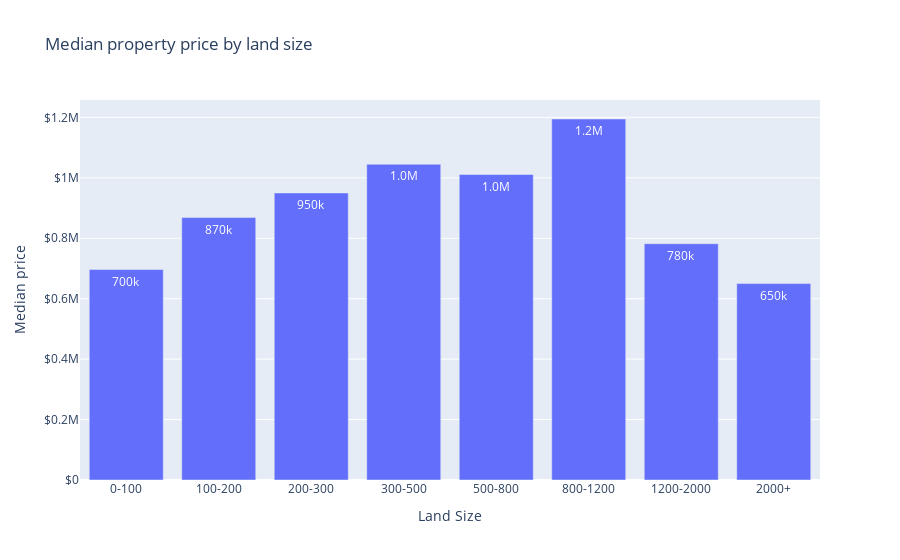

Write notebook code for a chart like this one.
### Code cell
fig = px.bar(
    priceByLandSize,
    x="Landsize_bin",
    y="median_price",
    title="Median property price by land size",
    text_auto=".2s"
)

fig.update_layout(
    xaxis_title = "Land Size",
    yaxis_title = "Median price",
    yaxis_tickprefix = "$"
)

fig.show()

### Figure 1 — Plotly figure (JSON) as saved in the notebook; plotly's stock layout.template omitted (floating-point values rounded to 4 significant figures)
{"data": [{"hovertemplate": "Landsize_bin=%{x}<br>median_price=%{y}<extra></extra>", "legendgroup": "", "marker": {"color": "#636efa", "pattern": {"shape": ""}}, "name": "", "orientation": "v", "showlegend": false, "textposition": "auto", "texttemplate": "%{y:.2s}", "type": "bar", "x": ["0-100", "100-200", "200-300", "300-500", "500-800", "800-1200", "1200-2000", "2000+"], "xaxis": "x", "y": [696500.0, 868500.0, 950000.0, 1045000.0, 1011000.0, 1195000.0, 782000.0, 650000.0], "yaxis": "y"}], "layout": {"barmode": "relative", "legend": {"tracegroupgap": 0}, "title": {"text": "Median property price by land size"}, "xaxis": {"anchor": "y", "domain": [0, 1], "title": {"text": "Land Size"}}, "yaxis": {"anchor": "x", "domain": [0, 1], "tickprefix": "$", "title": {"text": "Median price"}}}}
